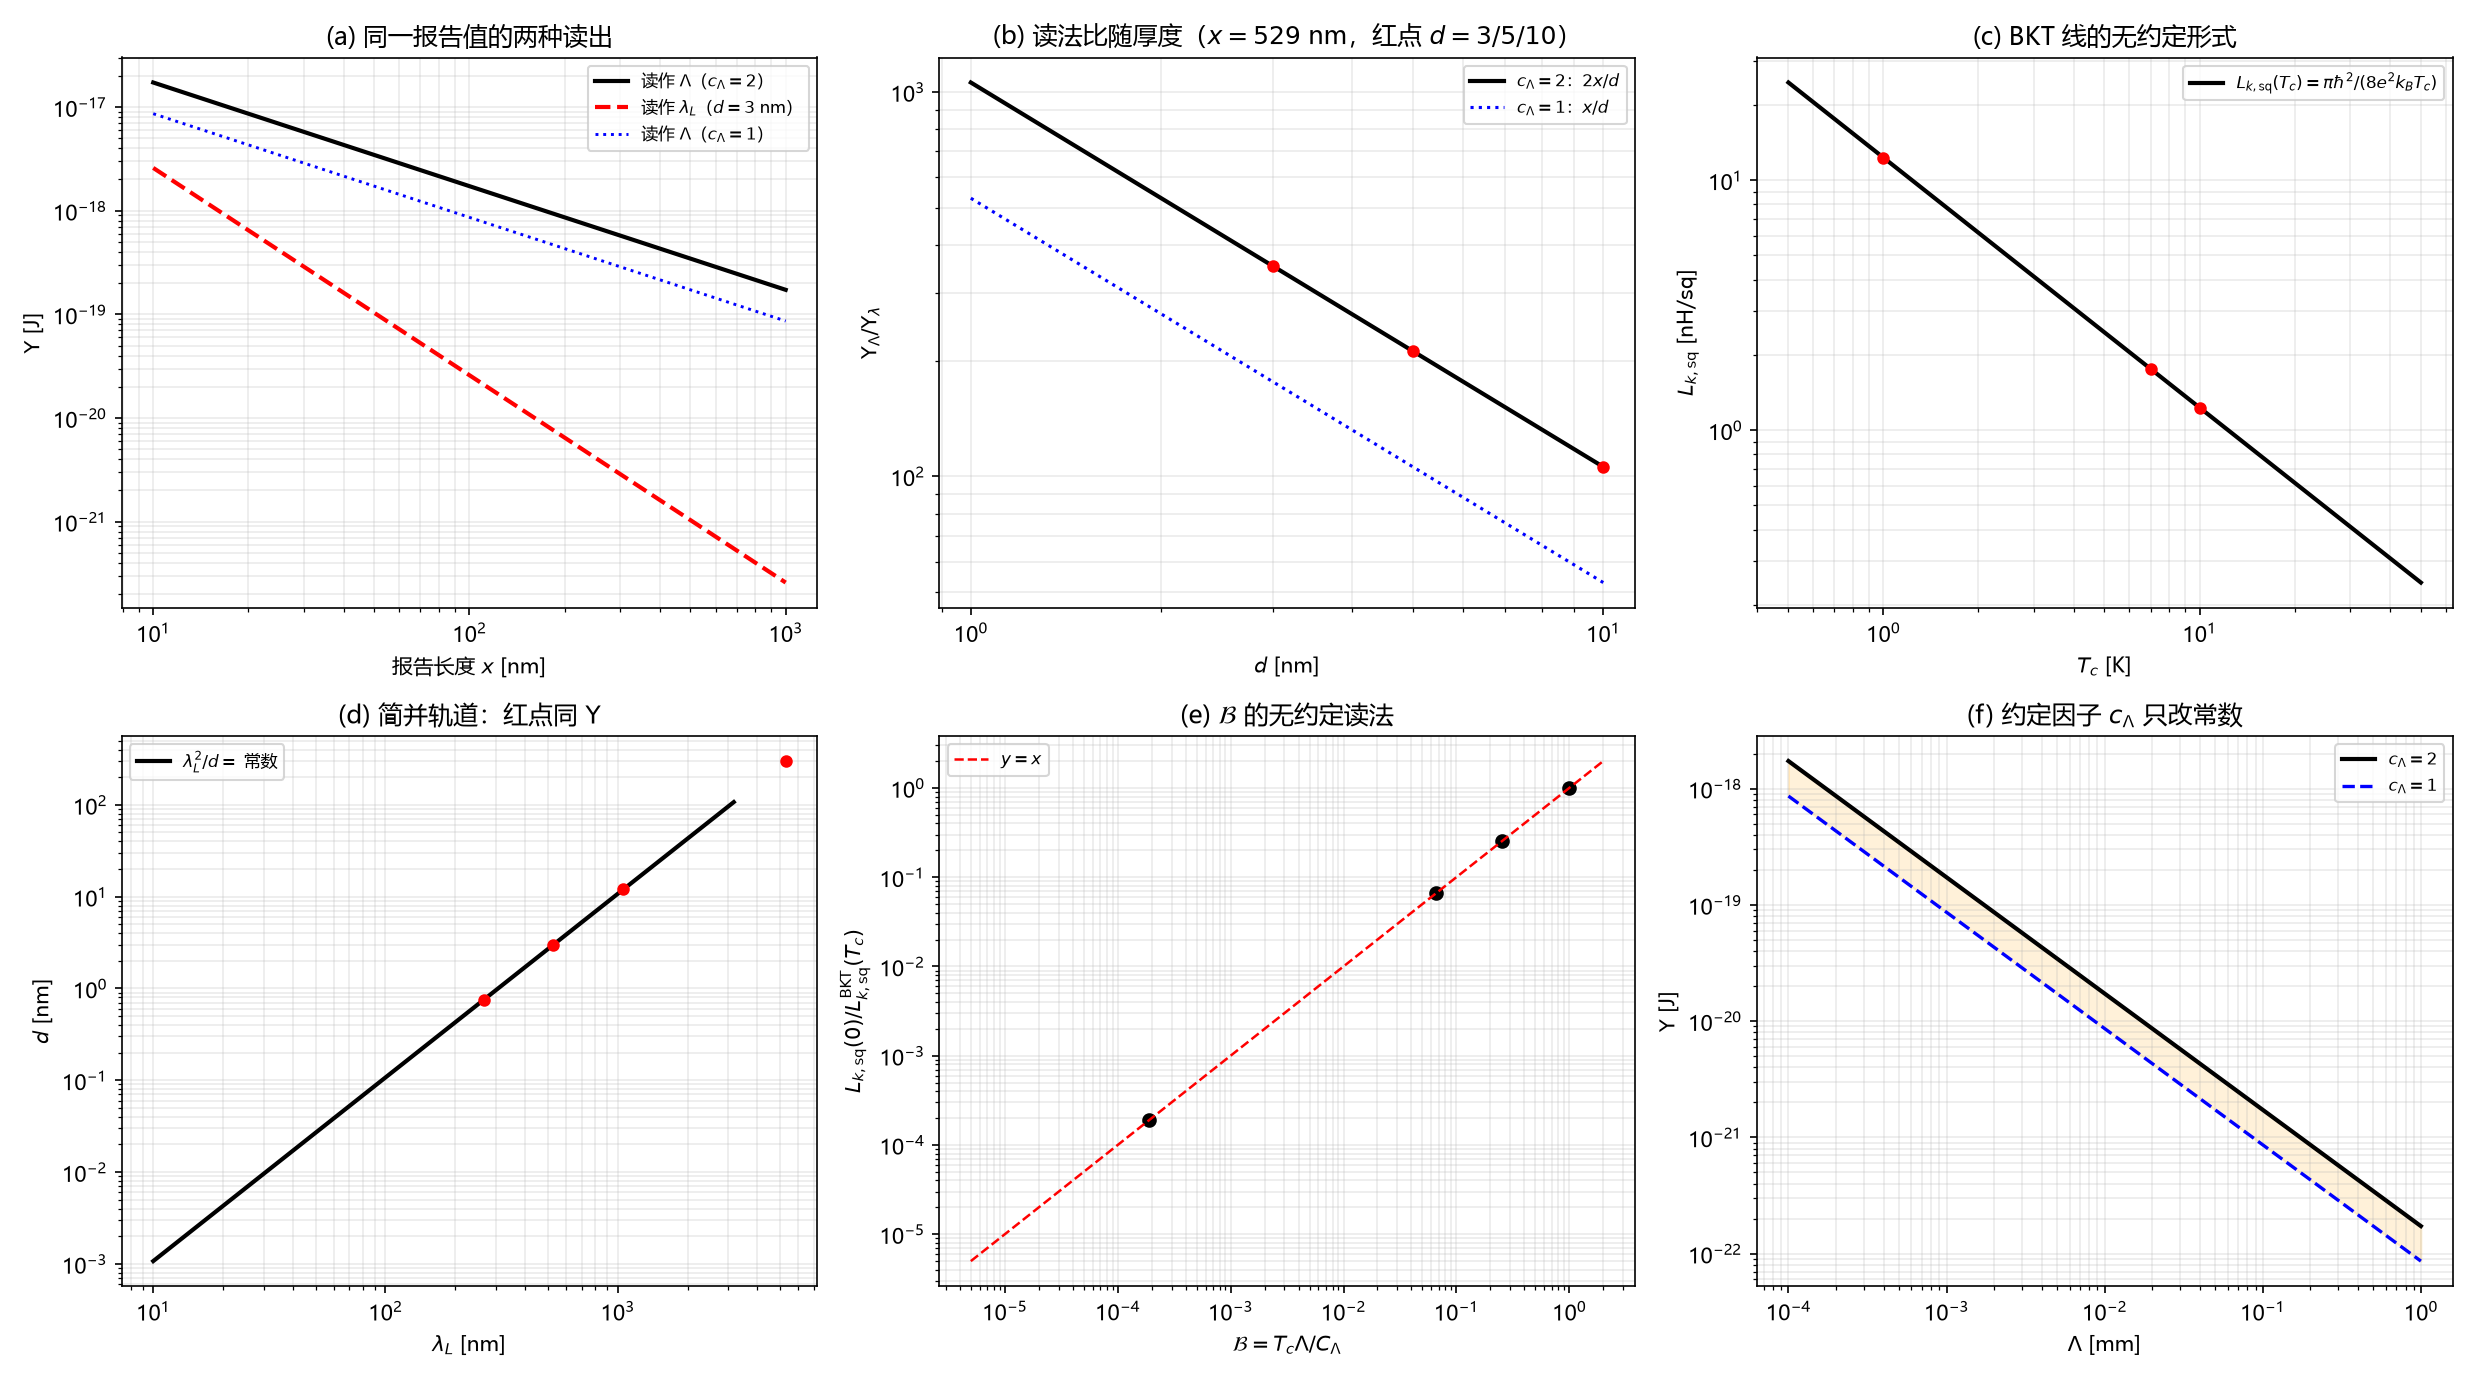

This chart was generated by the following Python code:
# -*- coding: utf-8 -*-
"""环 19：Pearl–London 口径统一（第 152 轮，R-161）

只做解析式的数值核对与函数图像，不做任何数据拟合。
运行：python "环19_PearlLondon口径统一.py"（本目录）
输出：环19_PearlLondon口径统一.png、环19_PearlLondon口径统一.json
"""
import json
import numpy as np
import matplotlib
matplotlib.use("Agg")
import matplotlib.pyplot as plt

plt.rcParams["font.sans-serif"] = ["Microsoft YaHei", "SimHei", "DejaVu Sans"]
plt.rcParams["axes.unicode_minus"] = False

# ---------------- 物理常量（SI，CODATA 2018） ----------------
hb = 1.054571817e-34
mu0 = 4.0 * np.pi * 1e-7
e = 1.602176634e-19
kB = 1.380649e-23
Phi0 = 2.067833848e-15

# $C_\Upsilon=\hbar^2/(4\mu_0e^2)$；$\Upsilon=C_\Upsilon d\lambda^{-2}=C_\Upsilon c_\Lambda/\Lambda$
C_ups = hb**2 / (4.0 * mu0 * e**2)          # J*m
C_lam = np.pi * hb**2 / (4.0 * mu0 * e**2 * kB)   # m*K（=19.612 mm*K）
C_k = hb**2 / (4.0 * e**2)                  # J*H（片动能电感常数）

checks = {}


def ups_london(lam, d):
    """把报告值当 London 长度：Upsilon = hbar^2 d/(4 mu0 e^2 lam^2)"""
    return hb**2 * d / (4.0 * mu0 * e**2 * lam**2)


def ups_pearl(Lam, c):
    """把报告值当 Pearl 长度（约定因子 c）：Upsilon = C_ups*c/Lam"""
    return C_ups * c / Lam


# B1 约定因子：同一 Lambda 下 c=2 与 c=1 的刚度比恰为 2
checks["B1_factor"] = ups_pearl(1e-6, 2) / ups_pearl(1e-6, 1)
assert abs(checks["B1_factor"] - 2.0) < 1e-14, "约定因子应为 2"

# B2 第 151 轮两种约定下的读法比 c*x/d
pairs = [(3.0, 529.0), (5.0, 400.0), (10.0, 300.0)]
ratios = {}
for d_nm, x_nm in pairs:
    d, x = d_nm * 1e-9, x_nm * 1e-9
    for c in (2, 1):
        got = ups_pearl(x, c) / ups_london(x, d)
        ratios[f"d{d_nm:.0f}_c{c}"] = got
        assert abs(got - c * x_nm / d_nm) < 1e-9, f"读法比应为 {c}*x/d"
checks["B2_ratios"] = ratios

# B3 片动能电感恒等式：Upsilon = hbar^2/(4 e^2 L_k)
for d_nm, lam_nm in pairs:
    d, lam = d_nm * 1e-9, lam_nm * 1e-9
    Lk = mu0 * lam**2 / d
    u1 = hb**2 / (4.0 * e**2 * Lk)
    u2 = ups_london(lam, d)
    checks[f"B3_rel_d{d_nm:.0f}"] = abs(u1 / u2 - 1.0)
    assert abs(u1 / u2 - 1.0) < 1e-12, "L_k 恒等式不成立"
# Phi0 形式
checks["B3_phi0_rel"] = abs(hb**2 / (4.0 * e**2) / (Phi0**2 / (4.0 * np.pi**2)) - 1.0)
assert checks["B3_phi0_rel"] < 1e-9, "Phi0^2/(4 pi^2) 与 hbar^2/(4e^2) 不符"

# B4 BKT 线的无约定形式：L_k(Tc) = pi hbar^2/(8 e^2 kB Tc)
b4 = {}
for Tc in (1.0, 7.0, 10.0):
    Lk_BKT = np.pi * hb**2 / (8.0 * e**2 * kB * Tc)
    Lam_round = 2.0 * Lk_BKT / mu0
    rel = abs(Lam_round / (C_lam / Tc) - 1.0)
    b4[str(Tc)] = {"Lk_BKT_nH_sq": Lk_BKT * 1e9, "Lam_round_mm": Lam_round * 1e3, "rel": rel}
    assert rel < 1e-12, "BKT 线换算不一致"
checks["B4"] = b4

# B5 简并：(lam,d) -> (s*lam, s^2*d) 刚度不变
b5 = {}
lam0, d0 = 529e-9, 3e-9
for s in (0.5, 2.0, 10.0):
    rel = abs(ups_london(s * lam0, s**2 * d0) / ups_london(lam0, d0) - 1.0)
    b5[str(s)] = rel
    assert rel < 1e-14, "简并轨道上刚度应不变"
checks["B5"] = b5

# B6 无约定的 B：L_k(0)/L_k^BKT(Tc) 与 Tc*Lambda/C_lam 一致
b6 = {}
for Tc, Lam in [(7.0, 529e-9), (7.0, 2.0 * (529e-9) ** 2 / 3e-9)]:
    B_lam = Tc * Lam / C_lam
    Lk = mu0 * Lam / 2.0
    Lk_BKT = np.pi * hb**2 / (8.0 * e**2 * kB * Tc)
    B_lk = Lk / Lk_BKT
    rel = abs(B_lk / B_lam - 1.0)
    b6[f"Lam={Lam*1e9:.3f}nm_c2"] = {"B_Lam": B_lam, "B_Lk": B_lk, "rel": rel}
    assert rel < 1e-12, "B 的无约定读法不一致"
checks["B6"] = b6

# ---------------- 图 ----------------
fig, ax = plt.subplots(2, 3, figsize=(16.5, 9.2))

# (a) Upsilon(x) 两种读法（d=3 nm）
x = np.logspace(-8, -6, 200)
d0 = 3e-9
ax[0, 0].loglog(x * 1e9, ups_pearl(x, 2), "k-", lw=2, label=r"读作 $\Lambda$（$c_\Lambda=2$）")
ax[0, 0].loglog(x * 1e9, ups_london(x, d0), "r--", lw=2, label=r"读作 $\lambda_L$（$d=3$ nm）")
ax[0, 0].loglog(x * 1e9, ups_pearl(x, 1), "b:", lw=1.4, label=r"读作 $\Lambda$（$c_\Lambda=1$）")
ax[0, 0].set_xlabel(r"报告长度 $x$ [nm]")
ax[0, 0].set_ylabel(r"$\Upsilon$ [J]")
ax[0, 0].set_title(r"(a) 同一报告值的两种读出")
ax[0, 0].legend(fontsize=8)
ax[0, 0].grid(True, which="both", alpha=0.25)

# (b) 读法比 vs d（x=529 nm）
dd = np.logspace(-9, -8, 200)
ax[0, 1].loglog(dd * 1e9, 2 * 529e-9 / dd, "k-", lw=2, label=r"$c_\Lambda=2$：$2x/d$")
ax[0, 1].loglog(dd * 1e9, 529e-9 / dd, "b:", lw=1.5, label=r"$c_\Lambda=1$：$x/d$")
for d_nm in (3.0, 5.0, 10.0):
    ax[0, 1].plot([d_nm], [2 * 529e-9 / (d_nm * 1e-9)], "ro", ms=5)
ax[0, 1].set_xlabel(r"$d$ [nm]")
ax[0, 1].set_ylabel(r"$\Upsilon_\Lambda/\Upsilon_\lambda$")
ax[0, 1].set_title(r"(b) 读法比随厚度（$x=529$ nm，红点 $d=3/5/10$）")
ax[0, 1].legend(fontsize=8)
ax[0, 1].grid(True, which="both", alpha=0.25)

# (c) BKT 线：L_k(Tc)
Tc = np.logspace(-0.3, 1.7, 200)
Lk_line = np.pi * hb**2 / (8.0 * e**2 * kB * Tc)
ax[0, 2].loglog(Tc, Lk_line * 1e9, "k-", lw=2, label=r"$L_{k,\mathrm{sq}}(T_c)=\pi\hbar^2/(8e^2k_BT_c)$")
for T0 in (1.0, 7.0, 10.0):
    ax[0, 2].plot([T0], [np.pi * hb**2 / (8.0 * e**2 * kB * T0) * 1e9], "ro", ms=5)
ax[0, 2].set_xlabel(r"$T_c$ [K]")
ax[0, 2].set_ylabel(r"$L_{k,\mathrm{sq}}$ [nH/$\mathrm{sq}$]")
ax[0, 2].set_title(r"(c) BKT 线的无约定形式")
ax[0, 2].legend(fontsize=8)
ax[0, 2].grid(True, which="both", alpha=0.25)

# (d) 简并轨道：lam^2/d = const
lam = np.logspace(-8, -5.5, 200)
const = lam0**2 / d0
ax[1, 0].loglog(lam * 1e9, lam**2 / const * 1e9, "k-", lw=2, label=r"$\lambda_L^2/d=$ 常数")
for s in (0.5, 1.0, 2.0, 10.0):
    ax[1, 0].plot([s * lam0 * 1e9], [s**2 * d0 * 1e9], "ro", ms=5)
ax[1, 0].set_xlabel(r"$\lambda_L$ [nm]")
ax[1, 0].set_ylabel(r"$d$ [nm]")
ax[1, 0].set_title(r"(d) 简并轨道：红点同 $\Upsilon$")
ax[1, 0].legend(fontsize=8)
ax[1, 0].grid(True, which="both", alpha=0.25)

# (e) B 的两种算法一致性
bl = []
for Tc0, Lam in [(7.0, 529e-9), (7.0, 2 * (529e-9) ** 2 / 3e-9), (10.0, 0.5e-3), (1.0, 19.61e-3)]:
    B_lam = Tc0 * Lam / C_lam
    Lk = mu0 * Lam / 2.0
    Lk_BKT = np.pi * hb**2 / (8.0 * e**2 * kB * Tc0)
    bl.append((B_lam, Lk / Lk_BKT))
bl = np.array(bl)
ax[1, 1].loglog(bl[:, 0], bl[:, 1], "ko", ms=6)
lims = [min(bl.min(), 1e-5) * 0.5, max(bl.max(), 1e-1) * 2]
ax[1, 1].loglog(lims, lims, "r--", lw=1.2, label=r"$y=x$")
ax[1, 1].set_xlabel(r"$\mathcal{B}=T_c\Lambda/C_\Lambda$")
ax[1, 1].set_ylabel(r"$L_{k,\mathrm{sq}}(0)/L_{k,\mathrm{sq}}^{\rm BKT}(T_c)$")
ax[1, 1].set_title(r"(e) $\mathcal{B}$ 的无约定读法")
ax[1, 1].legend(fontsize=8)
ax[1, 1].grid(True, which="both", alpha=0.25)

# (f) Lambda 与 Upsilon：两种约定相差因子 2
Lam = np.logspace(-7, -3, 200)
ax[1, 2].loglog(Lam * 1e3, ups_pearl(Lam, 2), "k-", lw=2, label=r"$c_\Lambda=2$")
ax[1, 2].loglog(Lam * 1e3, ups_pearl(Lam, 1), "b--", lw=1.6, label=r"$c_\Lambda=1$")
ax[1, 2].fill_between(Lam * 1e3, ups_pearl(Lam, 1), ups_pearl(Lam, 2), color="orange", alpha=0.15)
ax[1, 2].set_xlabel(r"$\Lambda$ [mm]")
ax[1, 2].set_ylabel(r"$\Upsilon$ [J]")
ax[1, 2].set_title(r"(f) 约定因子 $c_\Lambda$ 只改常数")
ax[1, 2].legend(fontsize=8)
ax[1, 2].grid(True, which="both", alpha=0.25)

plt.tight_layout()
plt.savefig("环19_PearlLondon口径统一.png", dpi=150)

with open("环19_PearlLondon口径统一.json", "w", encoding="utf-8") as f:
    json.dump(checks, f, ensure_ascii=False, indent=2)

print(json.dumps(checks, ensure_ascii=False, indent=2))
print("全部断言通过")
